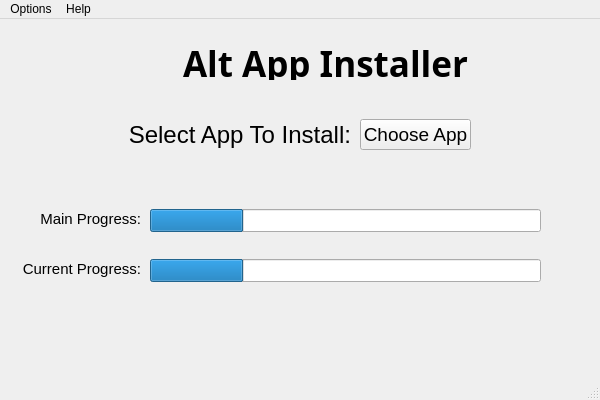
<?xml version="1.0" encoding="UTF-8"?>
<ui version="4.0">
 <class>MainProgram</class>
 <widget class="QMainWindow" name="MainProgram">
  <property name="enabled">
   <bool>true</bool>
  </property>
  <property name="geometry">
   <rect>
    <x>0</x>
    <y>0</y>
    <width>600</width>
    <height>400</height>
   </rect>
  </property>
  <property name="sizePolicy">
   <sizepolicy hsizetype="Preferred" vsizetype="Preferred">
    <horstretch>0</horstretch>
    <verstretch>0</verstretch>
   </sizepolicy>
  </property>
  <property name="minimumSize">
   <size>
    <width>600</width>
    <height>400</height>
   </size>
  </property>
  <property name="maximumSize">
   <size>
    <width>600</width>
    <height>400</height>
   </size>
  </property>
  <property name="windowTitle">
   <string>Alt App Installer</string>
  </property>
  <widget class="QWidget" name="centralwidget">
   <property name="enabled">
    <bool>true</bool>
   </property>
   <property name="sizePolicy">
    <sizepolicy hsizetype="Preferred" vsizetype="Preferred">
     <horstretch>0</horstretch>
     <verstretch>0</verstretch>
    </sizepolicy>
   </property>
   <widget class="QLabel" name="Title">
    <property name="geometry">
     <rect>
      <x>60</x>
      <y>20</y>
      <width>531</width>
      <height>41</height>
     </rect>
    </property>
    <property name="sizePolicy">
     <sizepolicy hsizetype="Expanding" vsizetype="Expanding">
      <horstretch>0</horstretch>
      <verstretch>0</verstretch>
     </sizepolicy>
    </property>
    <property name="font">
     <font>
      <family>Bahnschrift SemiBold</family>
      <pointsize>26</pointsize>
      <weight>75</weight>
      <bold>true</bold>
     </font>
    </property>
    <property name="layoutDirection">
     <enum>Qt::LeftToRight</enum>
    </property>
    <property name="text">
     <string>Alt App Installer</string>
    </property>
    <property name="alignment">
     <set>Qt::AlignHCenter|Qt::AlignTop</set>
    </property>
   </widget>
   <widget class="QLabel" name="imagetitle">
    <property name="geometry">
     <rect>
      <x>140</x>
      <y>10</y>
      <width>51</width>
      <height>51</height>
     </rect>
    </property>
    <property name="sizePolicy">
     <sizepolicy hsizetype="Preferred" vsizetype="Expanding">
      <horstretch>0</horstretch>
      <verstretch>0</verstretch>
     </sizepolicy>
    </property>
    <property name="text">
     <string/>
    </property>
    <property name="pixmap">
     <pixmap>Images/installer_icon.png</pixmap>
    </property>
    <property name="scaledContents">
     <bool>true</bool>
    </property>
   </widget>
   <widget class="QPushButton" name="pushButton">
    <property name="geometry">
     <rect>
      <x>360</x>
      <y>100</y>
      <width>111</width>
      <height>31</height>
     </rect>
    </property>
    <property name="sizePolicy">
     <sizepolicy hsizetype="Minimum" vsizetype="Expanding">
      <horstretch>0</horstretch>
      <verstretch>0</verstretch>
     </sizepolicy>
    </property>
    <property name="font">
     <font>
      <family>Arial</family>
      <pointsize>14</pointsize>
      <weight>50</weight>
      <bold>false</bold>
     </font>
    </property>
    <property name="text">
     <string>Choose App</string>
    </property>
   </widget>
   <widget class="QLabel" name="Select_app_label">
    <property name="geometry">
     <rect>
      <x>40</x>
      <y>90</y>
      <width>311</width>
      <height>51</height>
     </rect>
    </property>
    <property name="sizePolicy">
     <sizepolicy hsizetype="Preferred" vsizetype="Expanding">
      <horstretch>0</horstretch>
      <verstretch>0</verstretch>
     </sizepolicy>
    </property>
    <property name="font">
     <font>
      <family>Arial</family>
      <pointsize>18</pointsize>
      <weight>50</weight>
      <bold>false</bold>
     </font>
    </property>
    <property name="text">
     <string>Select App To Install:</string>
    </property>
    <property name="alignment">
     <set>Qt::AlignRight|Qt::AlignTrailing|Qt::AlignVCenter</set>
    </property>
   </widget>
   <widget class="QProgressBar" name="mainprogressBar">
    <property name="geometry">
     <rect>
      <x>150</x>
      <y>190</y>
      <width>391</width>
      <height>23</height>
     </rect>
    </property>
    <property name="sizePolicy">
     <sizepolicy hsizetype="Expanding" vsizetype="Expanding">
      <horstretch>0</horstretch>
      <verstretch>0</verstretch>
     </sizepolicy>
    </property>
    <property name="font">
     <font>
      <family>Arial</family>
     </font>
    </property>
    <property name="value">
     <number>24</number>
    </property>
    <property name="textVisible">
     <bool>false</bool>
    </property>
   </widget>
   <widget class="QProgressBar" name="currentprogressBar">
    <property name="geometry">
     <rect>
      <x>150</x>
      <y>240</y>
      <width>391</width>
      <height>23</height>
     </rect>
    </property>
    <property name="sizePolicy">
     <sizepolicy hsizetype="Expanding" vsizetype="Expanding">
      <horstretch>0</horstretch>
      <verstretch>0</verstretch>
     </sizepolicy>
    </property>
    <property name="font">
     <font>
      <family>Arial</family>
     </font>
    </property>
    <property name="value">
     <number>24</number>
    </property>
    <property name="textVisible">
     <bool>false</bool>
    </property>
   </widget>
   <widget class="QLabel" name="Main_bar">
    <property name="geometry">
     <rect>
      <x>0</x>
      <y>190</y>
      <width>141</width>
      <height>20</height>
     </rect>
    </property>
    <property name="sizePolicy">
     <sizepolicy hsizetype="Preferred" vsizetype="Expanding">
      <horstretch>0</horstretch>
      <verstretch>0</verstretch>
     </sizepolicy>
    </property>
    <property name="font">
     <font>
      <family>Arial</family>
      <pointsize>11</pointsize>
      <weight>50</weight>
      <bold>false</bold>
     </font>
    </property>
    <property name="text">
     <string>Main Progress:</string>
    </property>
    <property name="alignment">
     <set>Qt::AlignRight|Qt::AlignTrailing|Qt::AlignVCenter</set>
    </property>
   </widget>
   <widget class="QLabel" name="Current_bar">
    <property name="geometry">
     <rect>
      <x>0</x>
      <y>240</y>
      <width>141</width>
      <height>20</height>
     </rect>
    </property>
    <property name="sizePolicy">
     <sizepolicy hsizetype="Preferred" vsizetype="Expanding">
      <horstretch>0</horstretch>
      <verstretch>0</verstretch>
     </sizepolicy>
    </property>
    <property name="font">
     <font>
      <family>Arial</family>
      <pointsize>11</pointsize>
     </font>
    </property>
    <property name="text">
     <string>Current Progress:</string>
    </property>
    <property name="alignment">
     <set>Qt::AlignRight|Qt::AlignTrailing|Qt::AlignVCenter</set>
    </property>
   </widget>
   <zorder>Title</zorder>
   <zorder>imagetitle</zorder>
   <zorder>pushButton</zorder>
   <zorder>Select_app_label</zorder>
   <zorder>mainprogressBar</zorder>
   <zorder>Main_bar</zorder>
   <zorder>Current_bar</zorder>
   <zorder>currentprogressBar</zorder>
  </widget>
  <widget class="QMenuBar" name="menubar">
   <property name="geometry">
    <rect>
     <x>0</x>
     <y>0</y>
     <width>600</width>
     <height>21</height>
    </rect>
   </property>
   <widget class="QMenu" name="menuOptions">
    <property name="title">
     <string>Options</string>
    </property>
    <addaction name="actioninstall_From_File"/>
    <addaction name="actionSet_Wait_Time"/>
    <addaction name="actionclear_cache"/>
   </widget>
   <widget class="QMenu" name="menuAbout">
    <property name="title">
     <string>Help</string>
    </property>
    <addaction name="actionCheck_For_Updates"/>
    <addaction name="actionOpen_Logs"/>
    <addaction name="separator"/>
    <addaction name="actionHelp"/>
    <addaction name="actionAbout"/>
   </widget>
   <addaction name="menuOptions"/>
   <addaction name="menuAbout"/>
  </widget>
  <widget class="QStatusBar" name="statusbar"/>
  <action name="actionInstall_From_File">
   <property name="text">
    <string>Install From File</string>
   </property>
   <property name="statusTip">
    <string>Install App (appx,Msix) From Local File</string>
   </property>
  </action>
  <action name="actionDownload_From_Url">
   <property name="text">
    <string>Install From Url</string>
   </property>
   <property name="statusTip">
    <string>Install from link given by user (link of the app from microsoft.com)</string>
   </property>
  </action>
  <action name="actionclear_cache">
   <property name="text">
    <string>Clear Cache</string>
   </property>
   <property name="statusTip">
    <string>Clear all files like [Downloads,configs,logs.. etc] [Excludes Chrome Driver]</string>
   </property>
  </action>
  <action name="actionInstall_Driver_Chrome">
   <property name="text">
    <string>Install Driver + Chrome</string>
   </property>
  </action>
  <action name="actionInstall_Chrome_Driver">
   <property name="text">
    <string>Install Chrome Driver</string>
   </property>
   <property name="statusTip">
    <string>Download and install chrome driver</string>
   </property>
  </action>
  <action name="actionCheck_For_Updates">
   <property name="text">
    <string>Check For Updates</string>
   </property>
   <property name="statusTip">
    <string>Check For Updates</string>
   </property>
  </action>
  <action name="actionAbout">
   <property name="text">
    <string>About</string>
   </property>
   <property name="statusTip">
    <string/>
   </property>
  </action>
  <action name="actionHelp">
   <property name="text">
    <string>Help</string>
   </property>
   <property name="statusTip">
    <string>Get Help</string>
   </property>
  </action>
  <action name="actionOpen_Logs">
   <property name="text">
    <string>Open Logs</string>
   </property>
   <property name="statusTip">
    <string>Open log File</string>
   </property>
  </action>
  <action name="actionDownload_From_Url_2">
   <property name="text">
    <string>Download From Url</string>
   </property>
   <property name="statusTip">
    <string>Download from link given by user (link of the app from microsoft.com)</string>
   </property>
  </action>
  <action name="actioninstall_From_File">
   <property name="text">
    <string>Install From File</string>
   </property>
   <property name="statusTip">
    <string>Install App (Appx,Msix..etc) From Local File </string>
   </property>
  </action>
  <action name="actionSet_Wait_Time">
   <property name="text">
    <string>Set Wait Time</string>
   </property>
   <property name="statusTip">
    <string>Set Wait Time ( Use If Slow Internet Speed,Default: 5)</string>
   </property>
  </action>
 </widget>
 <resources/>
 <connections/>
</ui>
